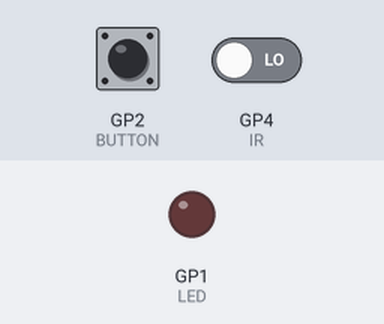
A sketch run on a simulated Raspberry Pi Pico W. On the bench: output pins drawn as LEDs (lit = HIGH). The inputs (shaded band) are chosen by the test bench; at power-on: GP2 (BUTTON) HIGH, GP4 (IR) LOW.

Above: at 1.2 s.
1.3 s: GP2 (BUTTON) pulled LOW for 0.15 s
At 2.0 s:
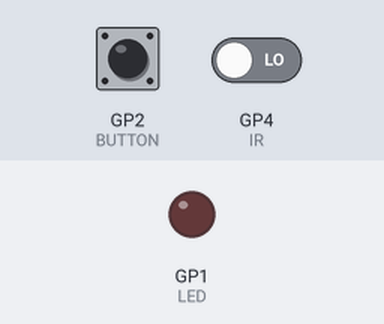
4.5 s: GP2 (BUTTON) pulled LOW for 1 s
At 5.3 s:
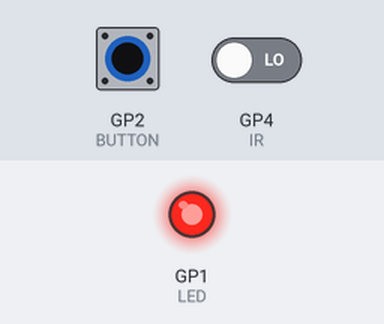
Timing chart, 0 to 7.5 s (numbered marks = the images above; inputs shaded):
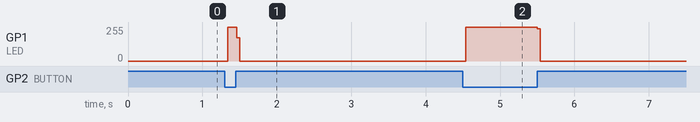

Measured:
- after the input at 1.3 s, GP1 (LED): 0/255 → 253/255 at once, → 0/255 0.12 s later
- after the input at 4.5 s, GP1 (LED): 0/255 → 253/255 at once, → 0/255 0.96 s later

The sketch:

sketch.ino
```cpp
// A simple lighter - if the room is bright, the LED turns off. If the room is dark, the LED turns on.

#define LED 1
#define IR 4
#define BUTTON 2

int pirState = LOW;
int val = 0;

void setup() {
  pinMode(LED, OUTPUT);
  pinMode(IR, INPUT);
  pinMode(BUTTON, INPUT);

  Serial.begin(9600); // i got this from an online tutorial
}

void loop() {
  delay(1); // this speeds up the simulation

  val = digitalRead(IR);
  if(val == HIGH) {
      digitalWrite(LED, LOW);
    if (pirState == LOW) {
      // we have just turned on
      Serial.println("Motion detected!");
      // We only want to print on the output change, not state
      pirState = HIGH;
    }
  }
  else {
    digitalWrite(LED, LOW); // turn LED OFF
    if (pirState == HIGH) {
      // we have just turned of
      Serial.println("Motion ended!");
      // We only want to print on the output change, not state
      pirState = LOW;
    }
  }

  int buttonState = digitalRead(BUTTON);

  // Check if the button is pressed
  if (buttonState == HIGH){
    digitalWrite(LED, LOW);  // turn it off
  } else {
    digitalWrite(LED, HIGH); // leave it on
  }
}
```
